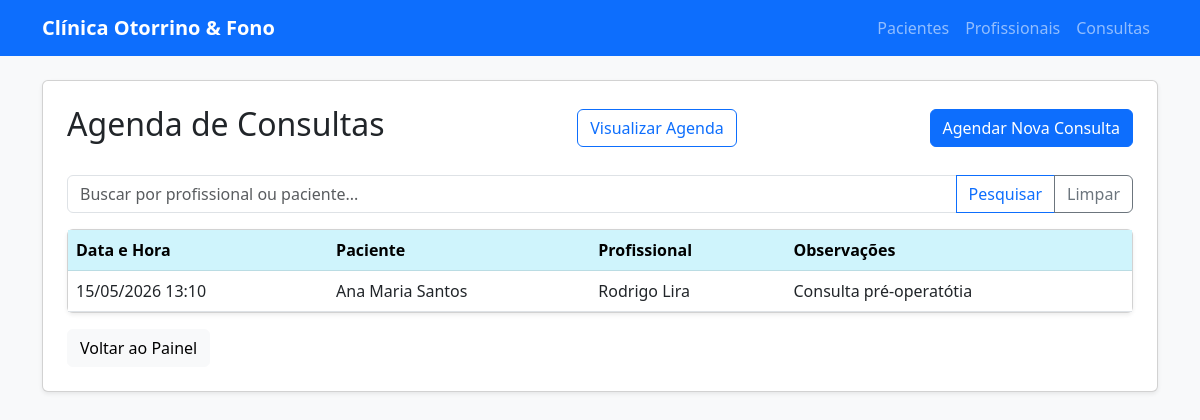
Page /logica/consultas/ on the earlier database version.
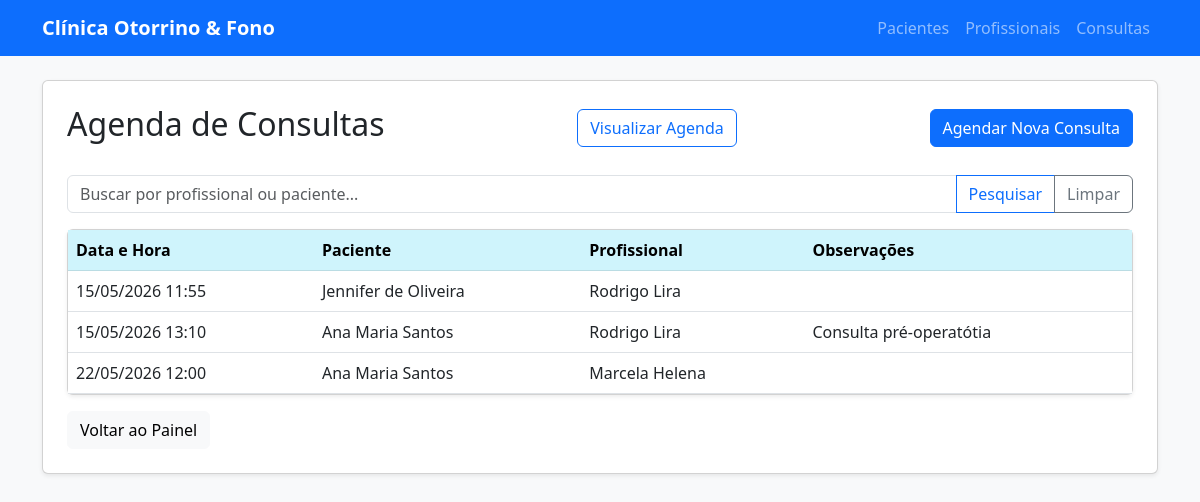
Same page on the later database version.
### logica/models.py (models this page shows, shortened)
class Consulta(models.Model):
    paciente = models.ForeignKey(Paciente,on_delete=models.CASCADE)
    profissional = models.ForeignKey(Profissional,on_delete=models.CASCADE)
    data = models.DateTimeField()
    observacoes = models.TextField(blank=True, null=True)

class Paciente (models.Model):
    STATUS_CHOICES = [
        ('ATIVO','Ativo'),
        ('PENDENTE','Pendente',),
        ('EXCLUIDO','EXCLUIDO')
    ]
    nome = models.CharField(max_length=100)
    cpf = models.CharField(max_length=14)
    telefone = models.CharField(max_length=15)
    email = models.EmailField(blank=True, null=True)
    status_exclusao = models.CharField(
        max_length=20,
        choices=STATUS_CHOICES,
        default='ATIVO'
    )

class Profissional (models.Model):
    ESPECIALIDADE_CHOICES = [
        ('Otorrinolaringologista', 'Otorrinolaringologista'),
        ('Fonoaudiólogo', 'Fonoaudiólogo'),
    ]
    nome = models.CharField(max_length=100)
    especialidade = models.CharField(max_length=100,
        choices=ESPECIALIDADE_CHOICES,
        default='Fonoaudiólogo'
    )
    registro = models.CharField(max_length=20)
    telefone = models.CharField(max_length=15, null=True, blank=True)

### logica/views.py (the view)
# urls.py: path('consultas/', views.consulta_list,name='consulta_list'),
def consulta_list(request):
    termo_busca = request.GET.get('busca')
    if termo_busca:
        consultas = Consulta.objects.filter(
            paciente__nome__icontains=termo_busca
        ) | Consulta.objects.filter(
            profissional__nome__icontains=termo_busca
        )
    else:
        consultas = Consulta.objects.all().order_by('data')
    return render(request, 'logica/consulta_list.html', {'consultas': consultas})

### logica/templates/logica/consulta_list.html (shortened to what this page needs)
{% extends 'logica/base.html' %}
{% block content %}
<div class="d-flex justify-content-between align-items-center mb-4">
    <h2>Agenda de Consultas</h2>
    <a href="{% url 'agenda_calendario' %}" class="btn btn-outline-primary">
         Visualizar Agenda
    </a>
    <a href="{% url 'criar_consulta' %}" class="btn btn-primary">
        Agendar Nova Consulta
    </a>
</div>
<form method="GET" class="mb-3">
    <div class="input-group">
        <input type="text" name="busca" class="form-control" placeholder="Buscar por profissional ou paciente..." value="{{ request.GET.busca }}">
        <button class="btn btn-outline-primary" type="submit">Pesquisar</button>
        <a href="?" class="btn btn-outline-secondary">Limpar</a>
    </div>
</form>
<div class="card shadow-sm">
    <div class="card-body p-0">
        <table class="table table-hover mb-0">
            <thead class="table-info">
                <tr>
                    <th>Data e Hora</th>
                    <th>Paciente</th>
                    <th>Profissional</th>
                    <th>Observações</th>
                </tr>
            </thead>
            <tbody>
                {% for consulta in consultas %}
                <tr>
                    <td>{{ consulta.data|date:"d/m/Y H:i" }}</td>
                    <td>{{ consulta.paciente.nome }}</td>
                    <td>{{ consulta.profissional.nome }}</td>
                    <td>{{ consulta.observacoes|truncatechars:30 }}</td>
                </tr>
                {% empty %}
                <tr>
                    <td colspan="4" class="text-center text-muted py-4">
                        Nenhuma consulta agendada.
                    </td>
                </tr>
                {% endfor %}
            </tbody>
        </table>
    </div>
</div>
<div class="mt-3">
    <a href="{% url 'home' %}" class="btn btn-light">Voltar ao Painel</a>
</div>
{% endblock %}

### logica/templates/logica/base.html (shortened to what this page needs)
<!DOCTYPE html>
<html lang="pt-br">
<head>
    <link href="https://cdn.jsdelivr.net/npm/bootstrap@5.3.0/dist/css/bootstrap.min.css" rel="stylesheet">
</head>
<body class="bg-light">
    <nav class="navbar navbar-expand-lg navbar-dark bg-primary mb-4">
        <div class="container">
            <a class="navbar-brand fw-bold" href="{% url 'home' %}">Clínica Otorrino & Fono</a>
            <div class="navbar-nav">
                <a class="nav-link" href="{% url 'paciente_list' %}">Pacientes</a>
                <a class="nav-link" href="{% url 'profissional_list' %}">Profissionais</a>
                <a class="nav-link" href="{% url 'consulta_list' %}">Consultas</a>
            </div>
        </div>
    </nav>
    <div class="container">
        <div class="card shadow-sm p-4">
            {% block content %}
            {% endblock %}
        </div>
    </div>
</body>
</html>

Differences in the rows shown:
added Consulta: data "15/05/2026 11:55", paciente.nome "Jennifer de Oliveira", profissional.nome "Rodrigo Lira"
added Consulta: data "22/05/2026 12:00", paciente.nome "Ana Maria Santos", profissional.nome "Marcela Helena"
